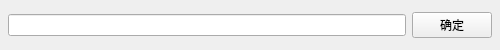
<?xml version="1.0" encoding="UTF-8"?>
<ui version="4.0">
 <class>input_dialog</class>
 <widget class="QMainWindow" name="input_dialog">
  <property name="windowModality">
   <enum>Qt::WindowModal</enum>
  </property>
  <property name="geometry">
   <rect>
    <x>0</x>
    <y>0</y>
    <width>500</width>
    <height>49</height>
   </rect>
  </property>
  <property name="font">
   <font>
    <family>Microsoft YaHei UI</family>
   </font>
  </property>
  <property name="windowTitle">
   <string>输入内容</string>
  </property>
  <widget class="QWidget" name="centralwidget">
   <layout class="QHBoxLayout" name="horizontalLayout">
    <property name="leftMargin">
     <number>8</number>
    </property>
    <property name="topMargin">
     <number>12</number>
    </property>
    <property name="rightMargin">
     <number>8</number>
    </property>
    <property name="bottomMargin">
     <number>12</number>
    </property>
    <item>
     <widget class="QLineEdit" name="uiLineEdit_input_content">
      <property name="contextMenuPolicy">
       <enum>Qt::CustomContextMenu</enum>
      </property>
     </widget>
    </item>
    <item>
     <widget class="QPushButton" name="uiPushButton_confirm">
      <property name="text">
       <string>确定</string>
      </property>
     </widget>
    </item>
   </layout>
  </widget>
 </widget>
 <resources/>
 <connections/>
</ui>
